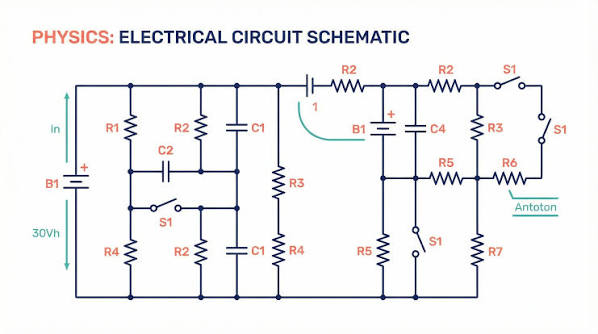
#> input picture test/large.jpg, 598 x 334 px
$ python -i line_detection.py   (imports and definitions only)
#> lines starting #> are read from the running program, lines starting #| are printed output that depends on the picture; after the words box and inside, x2 and y2 are one past the last pixel; in counts of white or black regions, pixels touching at a corner belong together
#> further down, picture is the input picture: shape (334, 598, 3); mean B, G, R 242.6, 241.6, 241.5
import cv2
import numpy as np
from skimage.morphology import skeletonize


class line_detection_lsd:
    def __init__(
        self,
    ):

        self.lsd = cv2.createLineSegmentDetector(cv2.LSD_REFINE_STD)
        # self.lsd = cv2.ximgproc.createFastLineDetector(cv2.LSD_REFINE_STD)

    def predict(self, img: cv2.typing.MatLike):
        if len(img.shape) == 2:
            gray = img
        else:
            gray = cv2.cvtColor(img, cv2.COLOR_BGR2GRAY)
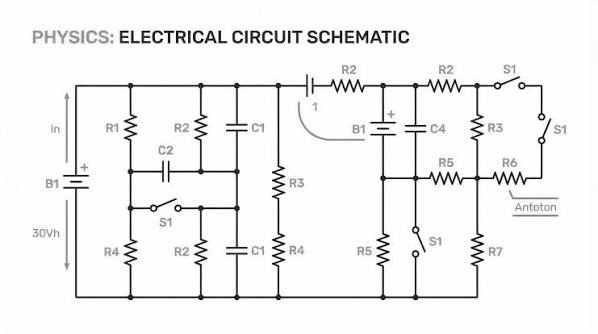
#> gray: shape (334, 598); min 1, max 255, mean 241.7

        # Otsu threshold
        _, binary = cv2.threshold(
            gray,
            0,
            255,
            cv2.THRESH_BINARY + cv2.THRESH_OTSU,
        )
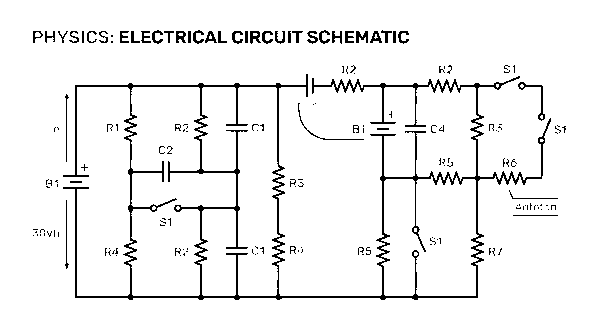
#> binary: shape (334, 598); 94.4% white; black in thin lines or dots, all inside (x1, y1, x2, y2) = (33, 30, 566, 300)


        # If the lines are black, invert so the foreground is white.
        #
        # Choose the polarity based on which side occupies less area.
        white_pixels = cv2.countNonZero(binary)
#> white_pixels = 188637
        black_pixels = binary.size - white_pixels
#> black_pixels = 11095

        if white_pixels > black_pixels:
            binary = cv2.bitwise_not(binary)

        # Skeletonize the filled regions
        skeleton = skeletonize(binary > 0)
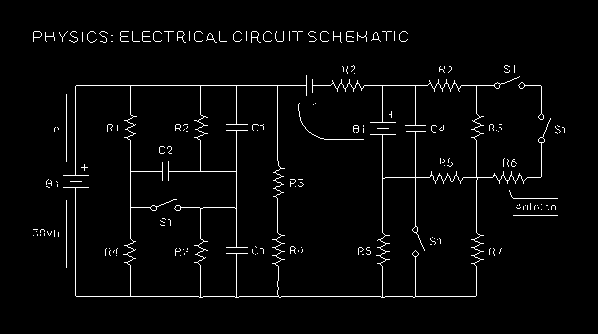
#> skeleton: shape (334, 598) bool; 2.8% white in thin lines or dots, all inside (x1, y1, x2, y2) = (33, 31, 565, 298)
        skeleton = (skeleton * 255).astype(np.uint8)


        lines = self.lsd.detect(skeleton)[0]
#> lines = 178 rows, first 6: [405.6, 126, 424.4, 126], [63.12, 176, 86.88, 176], [394.4, 132.8, 370.6, 132.8], [341.2, 41.94, 340.9, 31.91], [303.1, 83.9, 76.87, 83.9], [426.9, 83.91, 364.4, 83.9]
        if lines is None:
            return np.empty((0, 4), dtype=np.float32)

        if lines.ndim == 3:
            lines = lines[:, 0, :]
        return lines.astype(np.float32)

        # [8 lines of commented-out code are left out]


    # [70 lines left out: functions draw_lines, segment_geometry, merge_segments, not called in this run]

>>> import cv2
>>> picture = cv2.imread('../../test/large.jpg')
>>> result = line_detection_lsd().predict(picture)
#> result has the same summary as lines in predict

$ run again, on test/full-adder-circuit.png
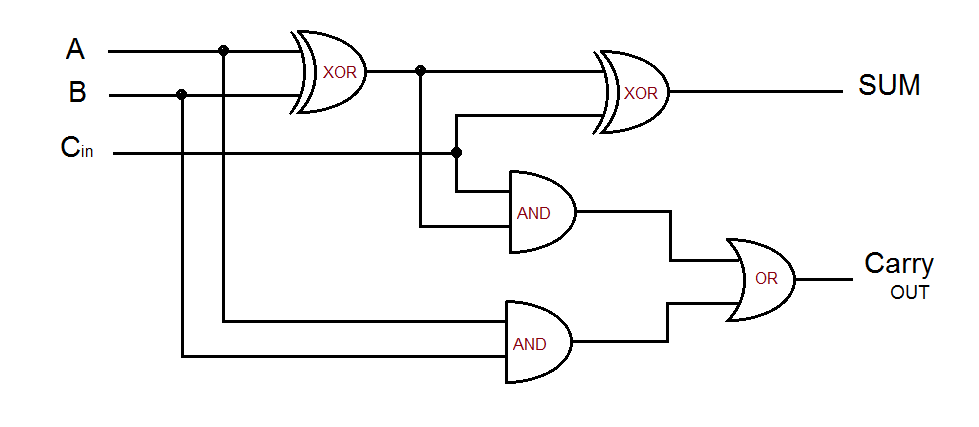
#> input picture test/full-adder-circuit.png, 979 x 427 px
#> picture is the input picture: shape (427, 979, 3); mean B, G, R 245.1, 245, 245.2
#> in predict, `_, binary = cv2.threshold( gray, 0, 255, cv2.THRESH_BINARY + cv2.THRES..`:
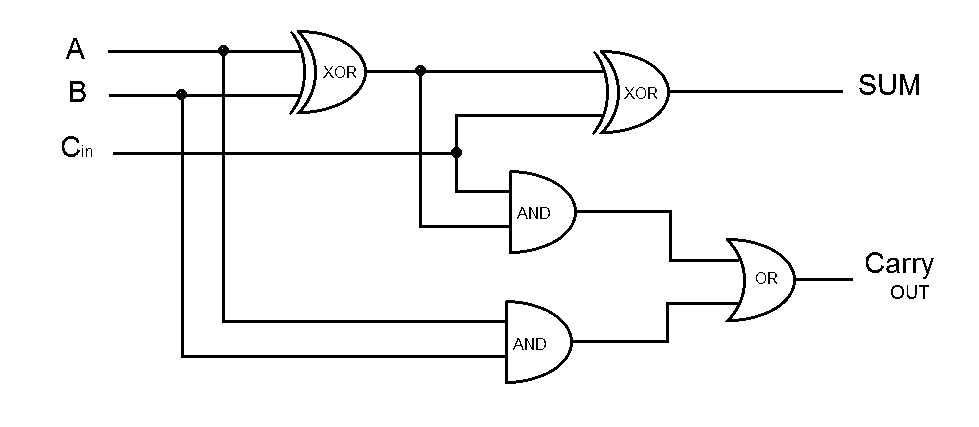
#> binary: shape (427, 979); 96.1% white; 32 black regions (2 under 20 px), largest, box (x1, y1, x2, y2) and area: (108, 30, 853, 384) 12942, (599, 50, 843, 134) 1294, (900, 74, 919, 95) 210
#> white_pixels = 401592
#> black_pixels = 16441
#> in predict, `skeleton = skeletonize(binary > 0)`:
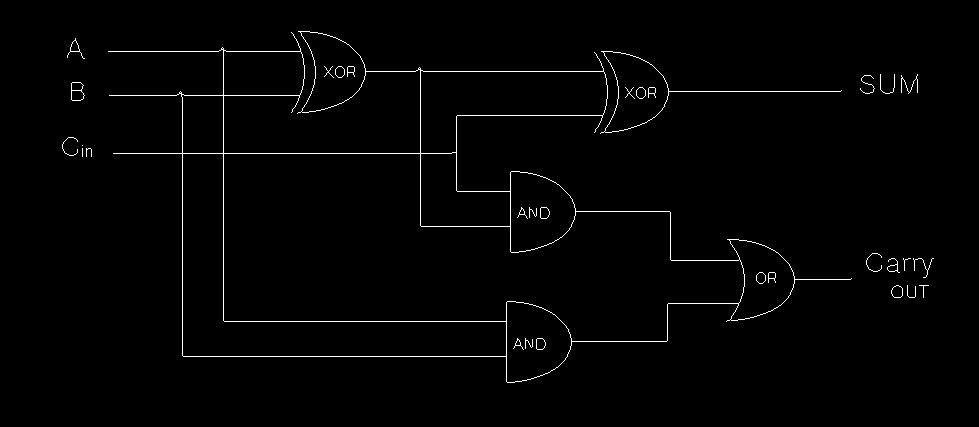
#> skeleton: shape (427, 979) bool; 1.3% white in thin lines or dots, all inside (x1, y1, x2, y2) = (62, 31, 934, 383)
#> lines = 212 rows, first 6: [736.9, 237.8, 726.9, 237.7], [792.2, 270.6, 792.2, 288.1], [511, 250.6, 511, 171.9], [364, 68.13, 364, 74.38], [570.8, 199, 574.6, 214.3], [661.7, 75.27, 667.7, 94.1]
#> result has the same summary as lines in predict

$ run again, on test/image-262.png
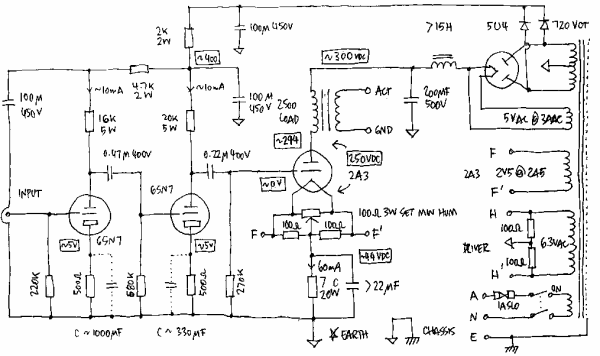
#> input picture test/image-262.png, 600 x 356 px
#> picture is the input picture: shape (356, 600, 3); min 2, max 254, mean 236.6
#> in predict, `_, binary = cv2.threshold( gray, 0, 255, cv2.THRESH_BINARY + cv2.THRES..`:
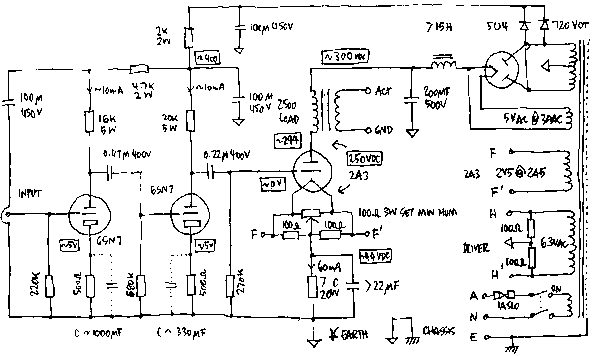
#> binary: shape (356, 600); 91.7% white; black in thin lines or dots
#> white_pixels = 195872
#> black_pixels = 17728
#> in predict, `skeleton = skeletonize(binary > 0)`:
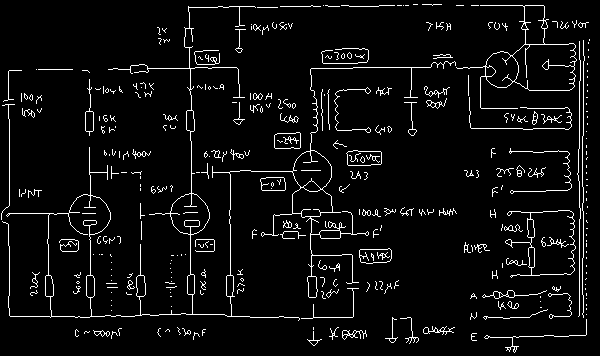
#> skeleton: shape (356, 600) bool; 5.3% white in thin lines or dots
#> lines = 471 rows, first 6: [540.6, 42.8, 526.9, 42.84], [357.5, 250.5, 358.8, 260.7], [520.6, 276, 538.1, 276], [68.12, 317.7, 140.6, 316.3], [87.73, 146.9, 87.8, 173.1], [264.3, 234.6, 275.7, 236.1]
#> result has the same summary as lines in predict

$ run again, on test/seriesCircuit.png
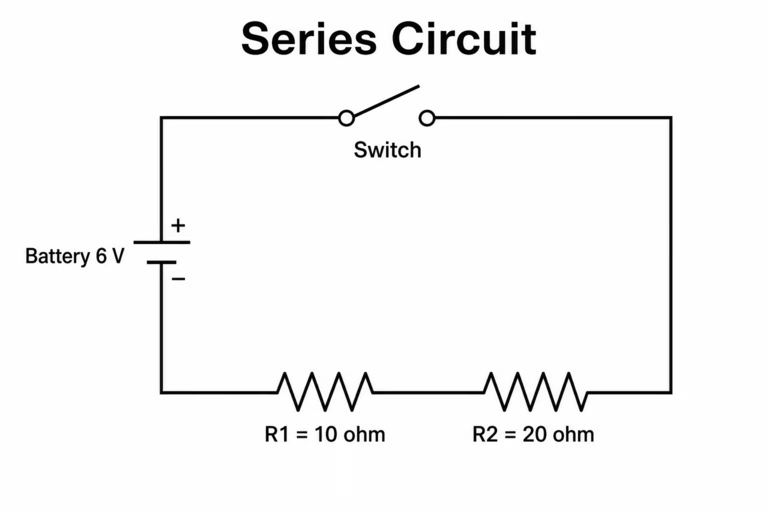
#> input picture test/seriesCircuit.png, 768 x 512 px
#> picture is the input picture: shape (512, 768, 3); min 0, max 255, mean 246.1
#> in predict, `_, binary = cv2.threshold( gray, 0, 255, cv2.THRESH_BINARY + cv2.THRES..`:
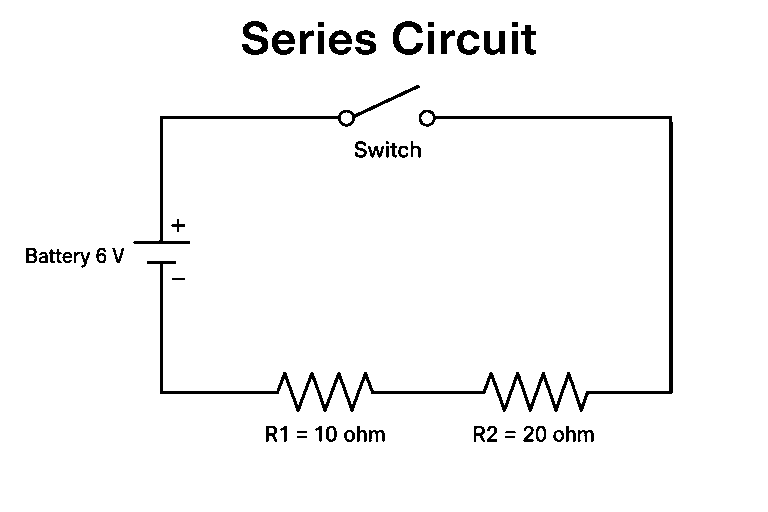
#> binary: shape (512, 768); 96.8% white; 52 black regions (1 under 20 px), largest, box (x1, y1, x2, y2) and area: (147, 110, 673, 412) 5155, (133, 85, 420, 244) 1435, (242, 21, 268, 55) 482
#> white_pixels = 380604
#> black_pixels = 12612
#> in predict, `skeleton = skeletonize(binary > 0)`:
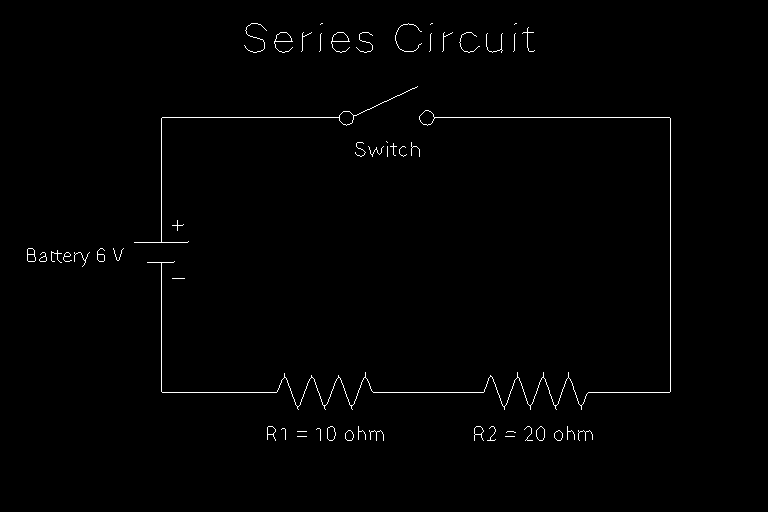
#> skeleton: shape (512, 768) bool; 0.87% white in thin lines or dots, all inside (x1, y1, x2, y2) = (27, 23, 671, 441)
#> lines = 126 rows, first 6: [84.21, 265.6, 89.16, 252.6], [441.7, 33.12, 441.5, 50.63], [356.6, 426.9, 356.6, 438.1], [275.9, 31.96, 273.2, 41.01], [333.1, 42.09, 348.1, 42.16], [276.9, 42.06, 291.9, 42.23]
#> result has the same summary as lines in predict
